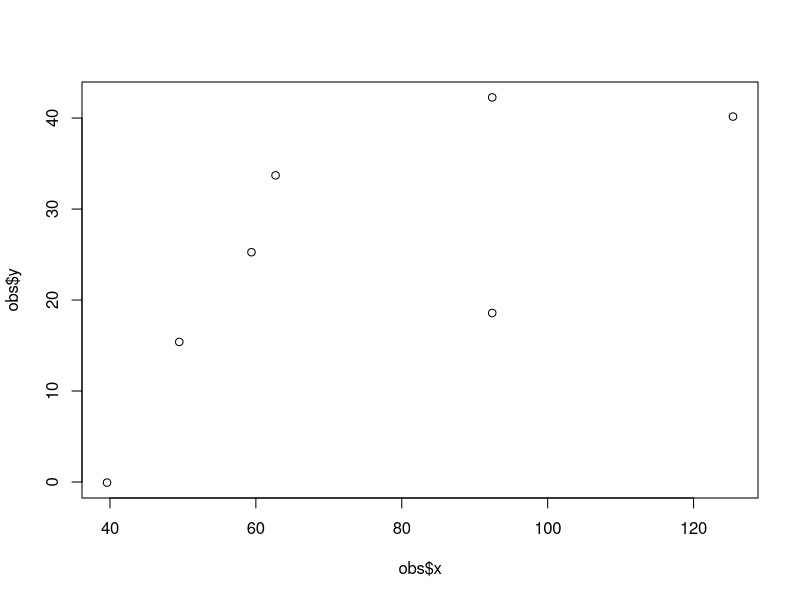

Recreate this plot in R. (Note: this script raises an error after producing the figure.)
# fit some sort of log function
raw <- read.csv("EffRange.csv")
raw <- raw[, 2:ncol(raw)]
obs <- raw[, 1:2]
colnames(obs) <- c('y', 'x')
plot(obs$x, obs$y)

pts <- seq(min(obs$x), max(obs$x), by = 0.01)
nlfit <- nls2(formula = y ~ a * x / (b + x),
              data = obs)
a <- coefficients(nlfit)[1]
b <- coefficients(nlfit)[2]
preds <- a * pts / (b + pts)
plot(obs$x, obs$y)
lines(pts, preds)
